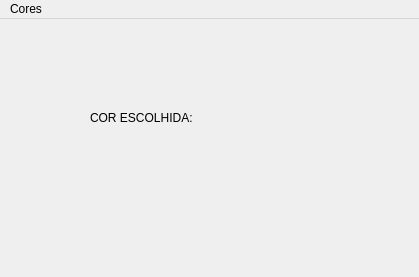
<?xml version="1.0" encoding="UTF-8"?>
<ui version="4.0">
 <class>MainWindow</class>
 <widget class="QMainWindow" name="MainWindow">
  <property name="geometry">
   <rect>
    <x>0</x>
    <y>0</y>
    <width>419</width>
    <height>277</height>
   </rect>
  </property>
  <property name="windowTitle">
   <string>MainWindow</string>
  </property>
  <widget class="QWidget" name="centralwidget">
   <widget class="QLabel" name="label">
    <property name="geometry">
     <rect>
      <x>90</x>
      <y>90</y>
      <width>211</width>
      <height>17</height>
     </rect>
    </property>
    <property name="text">
     <string>COR ESCOLHIDA:</string>
    </property>
   </widget>
   <widget class="QLabel" name="escolha">
    <property name="geometry">
     <rect>
      <x>140</x>
      <y>156</y>
      <width>131</width>
      <height>21</height>
     </rect>
    </property>
    <property name="text">
     <string/>
    </property>
   </widget>
  </widget>
  <widget class="QMenuBar" name="menubar">
   <property name="geometry">
    <rect>
     <x>0</x>
     <y>0</y>
     <width>419</width>
     <height>22</height>
    </rect>
   </property>
   <widget class="QMenu" name="menuCores">
    <property name="title">
     <string>Cores</string>
    </property>
    <addaction name="action_verde"/>
    <addaction name="action_azul"/>
    <addaction name="action_vermelho"/>
   </widget>
   <addaction name="menuCores"/>
  </widget>
  <action name="action_verde">
   <property name="text">
    <string>verde</string>
   </property>
  </action>
  <action name="action_azul">
   <property name="text">
    <string>azul</string>
   </property>
  </action>
  <action name="action_vermelho">
   <property name="text">
    <string>vermelho</string>
   </property>
  </action>
 </widget>
 <resources/>
 <connections/>
</ui>
